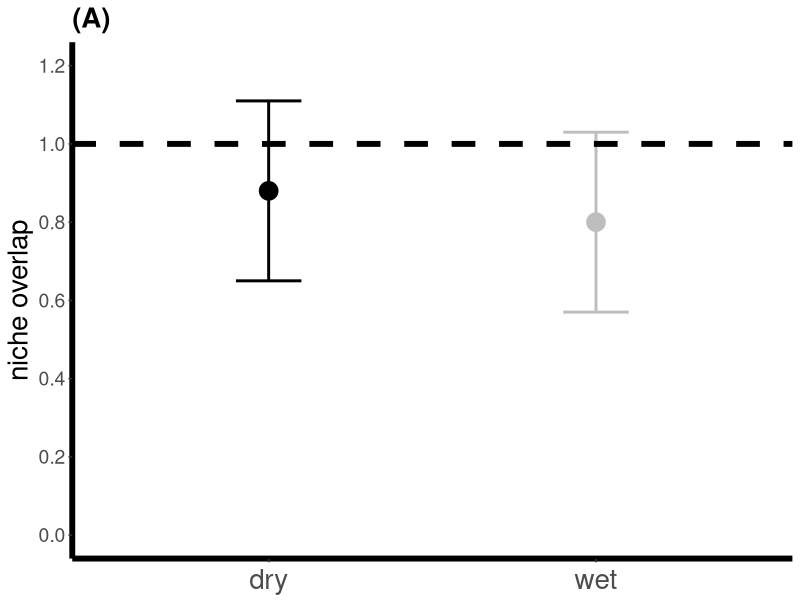
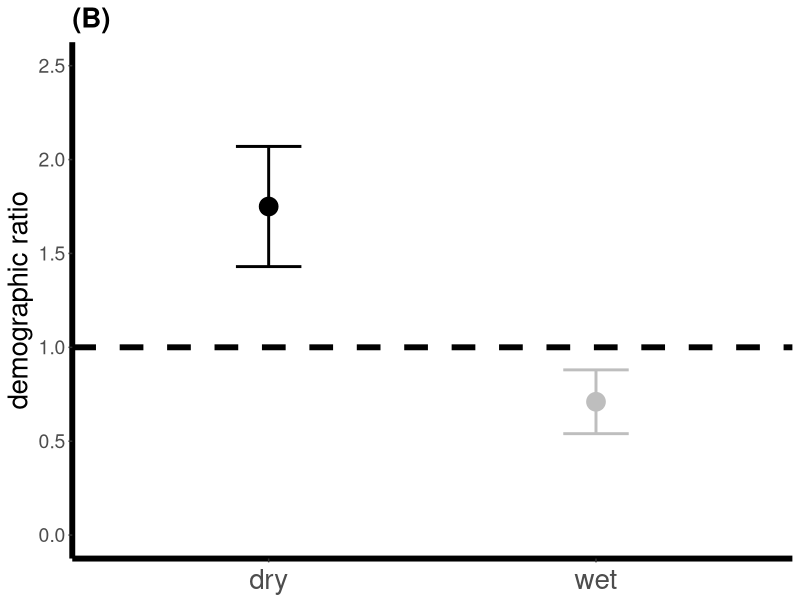
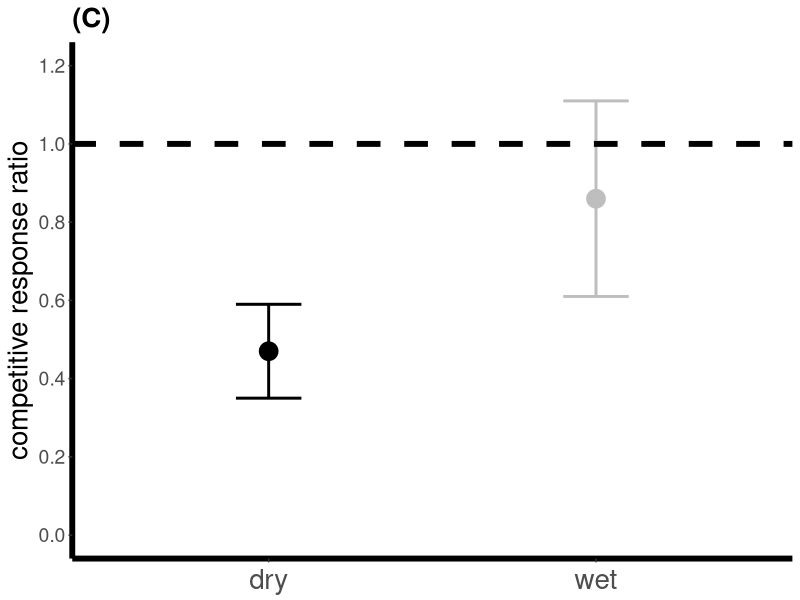
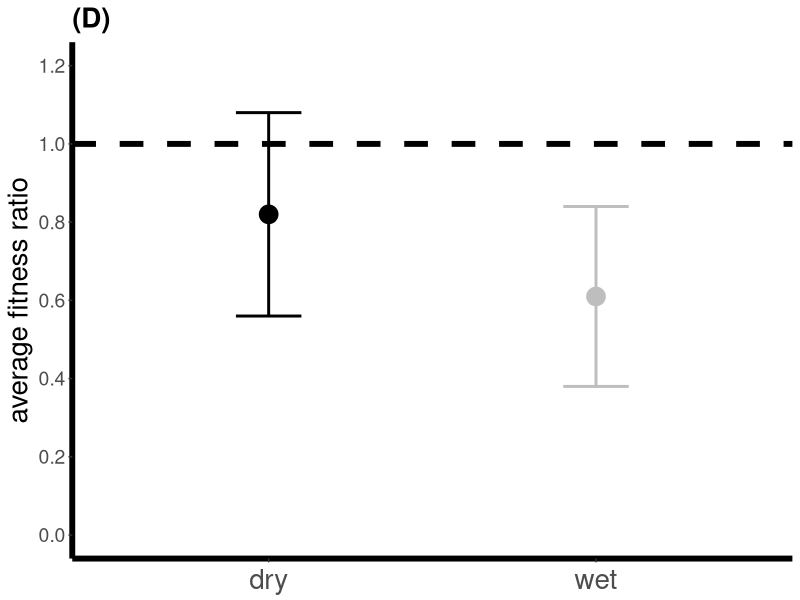
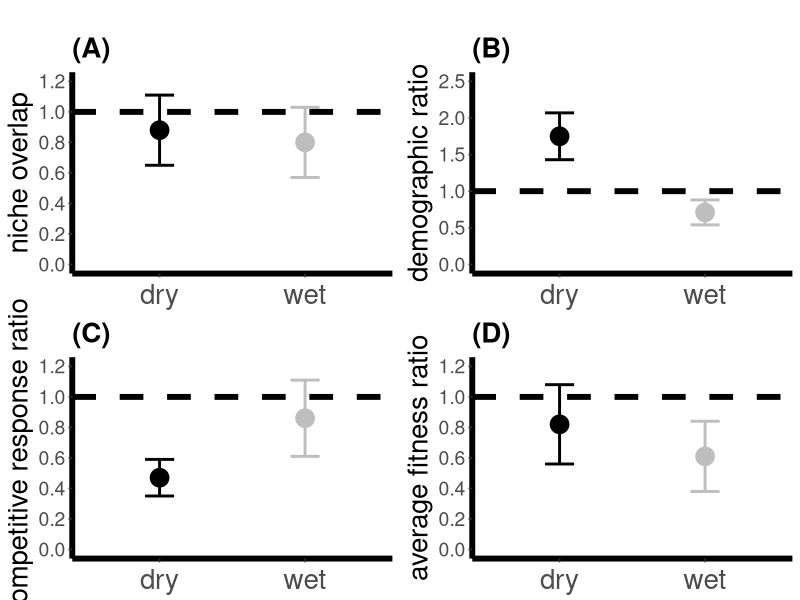

Here is the R script that generated these plots, in order:
library(ggplot2)

df <- read.csv("parameter_means_sd.csv")

# P = niche differences
P <- ggplot(df, aes(x=X, y=mean_p, colour=X)) + 
  geom_errorbar(aes(ymin=mean_p-sd_p, ymax=mean_p+sd_p), width=.2, size = 1) 
P <- P + geom_point(size = 6) 
P <- P + theme_bw() 
P <- P + theme(plot.title = element_text(hjust = 0), panel.grid.minor = element_blank(), panel.grid.major = element_blank(), panel.border = element_blank()) + 
  theme(legend.title=element_text()) + labs(x="treatment", y="niche overlap") + 
  ggtitle("(A)") 
P <- P + theme(legend.position="none")
P <- P + scale_color_manual(values=c("black", "grey"))
P <- P + theme(axis.line = element_line(size = 2))
P <- P + theme(axis.title.x = element_blank(),
               # Y axis title
               axis.title.y = element_text(size = 20),
               # X axis text
               axis.text.x = element_text(
                 size = 20,
                 angle = 0,
                 vjust = .5
               ),
               # Y axis text
               axis.text.y = element_text(size = 14))
P <- P + theme(plot.title = element_text(size = 20, face = "bold"))
P <- P + scale_y_continuous(limits = c(0, 1.2), breaks = c(0, .2, .4, .6, .8, 1, 1.2))
P <- P + geom_hline(yintercept= 1, linetype="dashed", 
                color = "black", size=2)
P


# Q = demographic ratio
Q <- ggplot(df, aes(x=X, y=mean_dem, colour=X)) + 
  geom_errorbar(aes(ymin=mean_dem-sd_dem, ymax=mean_dem+sd_dem), width=.2, size = 1) +
  geom_point(size = 6) 
Q <- Q + theme_bw() + 
  theme(plot.title = element_text(hjust = 0), panel.grid.minor = element_blank(), panel.grid.major = element_blank(), panel.border = element_blank()) + 
  theme(legend.title=element_text()) + labs(x="treatment", y="demographic ratio") + 
  ggtitle("(B)") +
  theme(legend.position="none")
Q <- Q + scale_color_manual(values=c("black", "grey"))
Q <- Q + theme(axis.line = element_line(size = 2))
Q <- Q + theme(axis.title.x = element_blank(),
               # Y axis title
               axis.title.y = element_text(size = 20),
               # X axis text
               axis.text.x = element_text(
                 size = 20,
                 angle = 0,
                 vjust = .5
               ),
               # Y axis text
               axis.text.y = element_text(size = 14))
Q <- Q + theme(plot.title = element_text(size = 20, face = "bold"))
Q <- Q + scale_y_continuous(limits = c(0, 2.5), breaks = c(0, .5, 1, 1.5, 2, 2.5))
Q <- Q + geom_hline(yintercept= 1, linetype="dashed", 
                    color = "black", size=2)
Q

# R = competitive response ratio
R <- ggplot(df, aes(x=X, y=mean_comp, colour=X)) + 
  geom_errorbar(aes(ymin=mean_comp-sd_comp, ymax=mean_comp+sd_comp), width=.2, size = 1) +
  geom_point(size = 6) 
R <- R + theme_bw() + 
  theme(plot.title = element_text(hjust = 0), panel.grid.minor = element_blank(), panel.grid.major = element_blank(), panel.border = element_blank()) + 
  theme(legend.title=element_text()) + labs(x="treatment", y="competitive response ratio") + 
  ggtitle("(C)") +
  theme(legend.position="none")
R <- R + scale_color_manual(values=c("black", "grey"))
R <- R + theme(axis.line = element_line(size = 2))
R <- R + theme(axis.title.x = element_blank(),
               # Y axis title
               axis.title.y = element_text(size = 20),
               # X axis text
               axis.text.x = element_text(
                 size = 20,
                 angle = 0,
                 vjust = .5
               ),
               # Y axis text
               axis.text.y = element_text(size = 14))
R <- R + theme(plot.title = element_text(size = 20, face = "bold"))
R <- R + scale_y_continuous(limits = c(0, 1.2), breaks = c(0, .2, .4, .6, .8, 1, 1.2))
R <- R + geom_hline(yintercept= 1, linetype="dashed", 
                    color = "black", size=2)
R

S <- ggplot(df, aes(x=X, y=mean_k, colour=X)) + 
  geom_errorbar(aes(ymin=mean_k-sd_k, ymax=mean_k+sd_k), width=.2, size = 1) +
  geom_point(size = 6) 
S <- S + theme_bw() + 
  theme(plot.title = element_text(hjust = 0), panel.grid.minor = element_blank(), panel.grid.major = element_blank(), panel.border = element_blank()) + 
  theme(legend.title=element_text()) + labs(x="treatment", y="average fitness ratio") + 
  ggtitle("(D)") +
  theme(legend.position="none")
S <- S + scale_color_manual(values=c("black", "grey"))
S <- S + theme(axis.line = element_line(size = 2))
S <- S + theme(axis.title.x = element_blank(),
               # Y axis title
               axis.title.y = element_text(size = 20),
               # X axis text
               axis.text.x = element_text(
                 size = 20,
                 angle = 0,
                 vjust = .5
               ),
               # Y axis text
               axis.text.y = element_text(size = 14))
S <- S + theme(plot.title = element_text(size = 20, face = "bold"))
S <- S + scale_y_continuous(limits = c(0, 1.2), breaks = c(0, .2, .4, .6, .8, 1, 1.2))
S <- S + geom_hline(yintercept= 1, linetype="dashed", 
                    color = "black", size=2)
S

library(gridExtra)
library(grid)
require(gridExtra)
grid.arrange(P, Q, R, S, ncol=2, nrow=2, 
             top=textGrob("", gp=gpar(fontsize=20,font=7))
)

